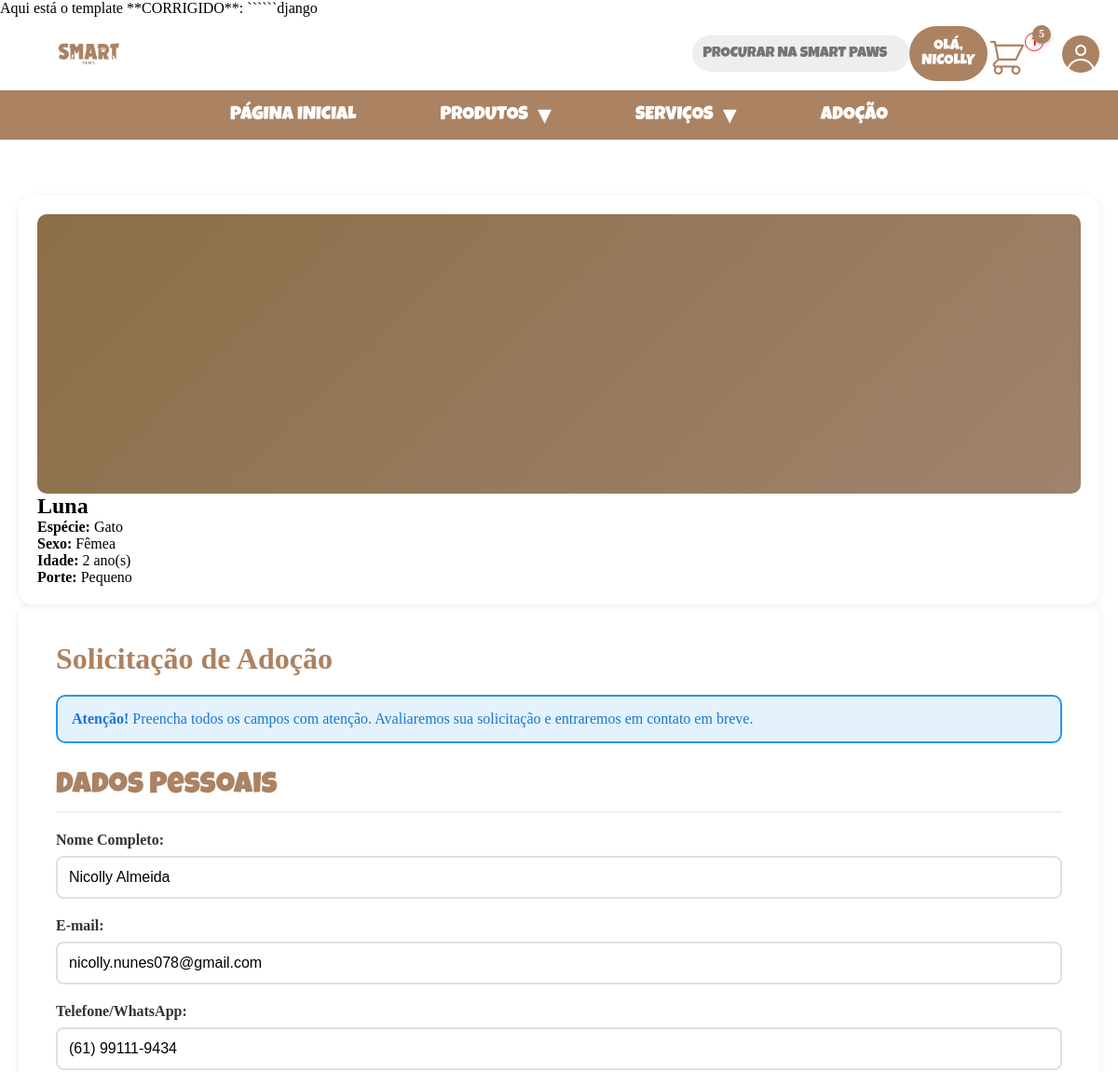
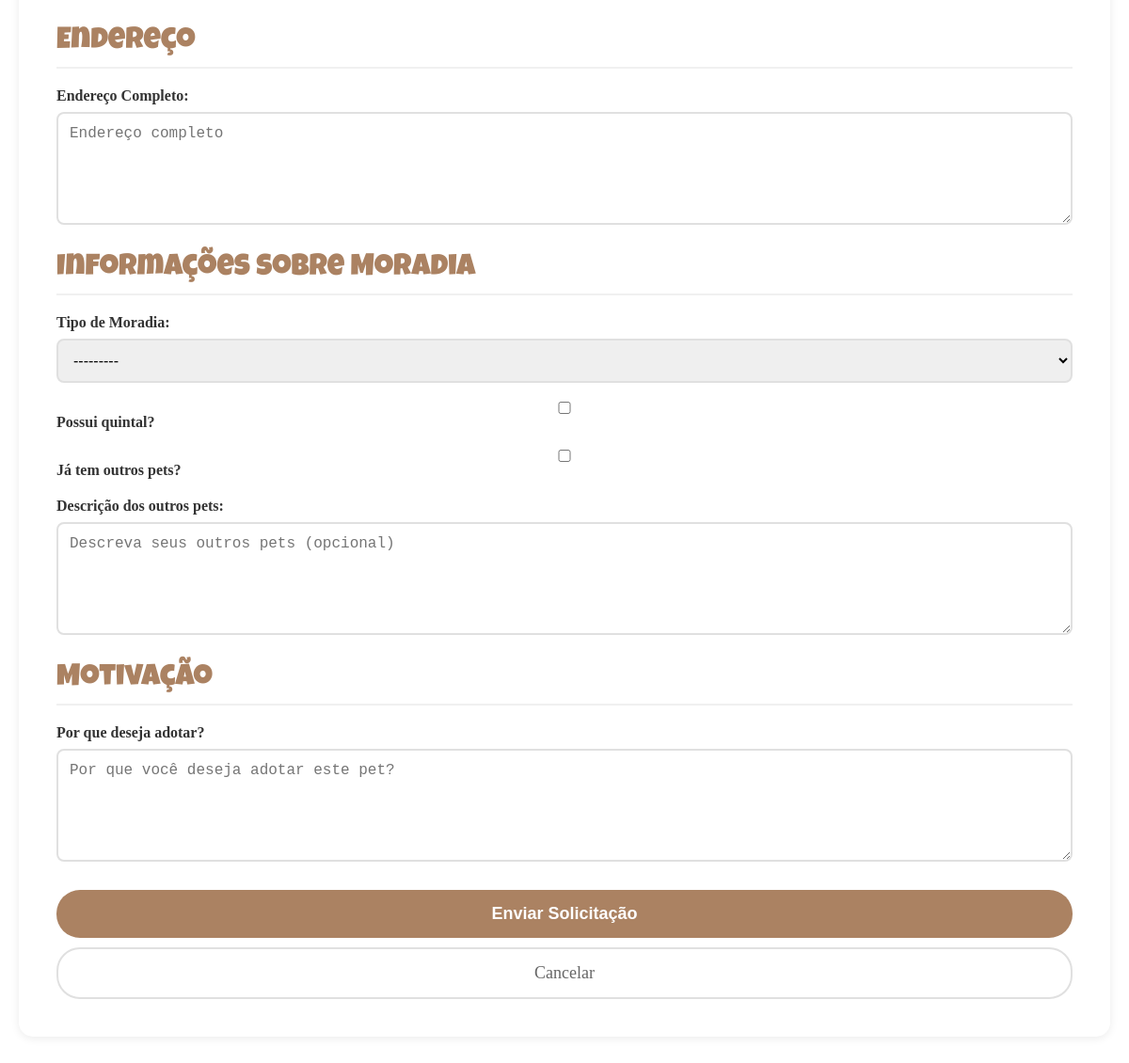
/pets/luna/solicitar/ (signed in), run on the app's committed database (2 pictures, top to bottom).
### usuarios/models.py (models this page shows, shortened)
class Usuario(AbstractUser):
    email = models.EmailField(
        unique=True,
        verbose_name="Email"
    )
    cpf = models.CharField(
        max_length=14,
        unique=True,
        blank=True,
        null=True,
        validators=[validar_cpf],
        verbose_name="CPF"
    )
    telefone_regex = RegexValidator(
        regex=r'^\(\d{2}\)\s\d{4,5}-\d{4}$',
        message="Telefone: (61) 91234-5678"
    )
    telefone = models.CharField(
        max_length=15,
        validators=[telefone_regex],
        blank=True,
        verbose_name="Telefone"
    )
    data_nascimento = models.DateField(
        null=True,
        blank=True,
        verbose_name="Data de Nascimento"
    )
    SEXO_CHOICES = [
        ('M', 'Masculino'),
        ('F', 'Feminino'),
        ('O', 'Outro'),
        ('N', 'Prefiro não informar')
    ]
    sexo = models.CharField(
        max_length=1,
        choices=SEXO_CHOICES,
        blank=True,
        verbose_name="Sexo"
    )
    foto_perfil = models.ImageField(
        upload_to='usuarios/fotos/%Y/%m/',
        blank=True,
        null=True,
        verbose_name="Foto do Perfil"
    )
    is_verified = models.BooleanField(
        default=False,
        verbose_name="Email Verificado"
    )
    aceita_marketing = models.BooleanField(
        default=False,
        verbose_name="Aceita receber emails promocionais"
    )
    verification_token = models.CharField(
        max_length=100,
        blank=True,
        null=True
    )
    reset_password_token = models.CharField(
        max_length=100,
        blank=True,
        null=True
    )
    created_at = models.DateTimeField(auto_now_add=True)
    updated_at = models.DateTimeField(auto_now=True)
    groups = models.ManyToManyField(
        'auth.Group',
        verbose_name='groups',
        blank=True,
        related_name='usuario_set',  # ← ADICIONE
        related_query_name='usuario',
    )
    user_permissions = models.ManyToManyField(
        'auth.Permission',
        verbose_name='user permissions',
        blank=True,
        related_name='usuario_set',  # ← ADICIONE
        related_query_name='usuario',
    )
    USERNAME_FIELD = 'email'
    REQUIRED_FIELDS = ['username']
    class Meta:
        verbose_name = "Usuário"
        verbose_name_plural = "Usuários"
        ordering = ['-created_at']

### pets/models.py (models this page shows, shortened)
class Pet(models.Model):
    ESPECIE_CHOICES = [
        ('cao', 'Cão'),
        ('gato', 'Gato'),
        ('ave', 'Ave'),
        ('roedor', 'Roedor'),
        ('reptil', 'Réptil'),
        ('outro', 'Outro'),
    ]
    PORTE_CHOICES = [
        ('mini', 'Mini'),
        ('pequeno', 'Pequeno'),
        ('medio', 'Médio'),
        ('grande', 'Grande'),
        ('gigante', 'Gigante'),
    ]
    SEXO_CHOICES = [
        ('M', 'Macho'),
        ('F', 'Fêmea'),
    ]
    STATUS_CHOICES = [
        ('disponivel', 'Disponível'),
        ('adotado', 'Adotado'),
        ('processo', 'Em Processo de Adoção'),
    ]
    nome = models.CharField(max_length=100, verbose_name="Nome do Pet")
    slug = models.SlugField(max_length=150, unique=True, blank=True)
    especie = models.CharField(max_length=20, choices=ESPECIE_CHOICES, verbose_name="Espécie")
    raca = models.CharField(max_length=100, blank=True, verbose_name="Raça")
    porte = models.CharField(max_length=20, choices=PORTE_CHOICES, verbose_name="Porte")
    sexo = models.CharField(max_length=1, choices=SEXO_CHOICES, verbose_name="Sexo")
    idade_anos = models.PositiveIntegerField(default=0, verbose_name="Idade (anos)")
    idade_meses = models.PositiveIntegerField(default=0, verbose_name="Idade (meses)")
    cor = models.CharField(max_length=50, blank=True, verbose_name="Cor")
    descricao = models.TextField(verbose_name="Descrição")
    temperamento = models.CharField(max_length=200, blank=True, verbose_name="Temperamento")
    foto_principal = models.ImageField(upload_to='pets/%Y/%m/', verbose_name="Foto Principal")
    castrado = models.BooleanField(default=False, verbose_name="Castrado")
    vacinado = models.BooleanField(default=False, verbose_name="Vacinado")
    vermifugado = models.BooleanField(default=False, verbose_name="Vermifugado")
    necessidades_especiais = models.TextField(blank=True, verbose_name="Necessidades Especiais")
    status = models.CharField(max_length=20, choices=STATUS_CHOICES, default='disponivel', verbose_name="Status")
    created_at = models.DateTimeField(auto_now_add=True)
    updated_at = models.DateTimeField(auto_now=True)
    class Meta:
        verbose_name = "Pet"
        verbose_name_plural = "Pets"
        ordering = ['-created_at']
    @property
    def idade_completa(self):
        if self.idade_anos > 0 and self.idade_meses > 0:
            return f"{self.idade_anos} ano(s) e {self.idade_meses} mês(es)"
        elif self.idade_anos > 0:
            return f"{self.idade_anos} ano(s)"
        else:
            return f"{self.idade_meses} mês(es)"

### pets/views.py (the view)
# urls.py: path('<slug:slug>/solicitar/', views.solicitar_adocao, name='solicitar'),
@login_required
def solicitar_adocao(request, slug):
    pet = get_object_or_404(Pet, slug=slug, status='disponivel')
    solicitacao_existente = SolicitacaoAdocao.objects.filter(
        pet=pet,
        usuario=request.user,
        status='pendente'
    ).exists()
    if solicitacao_existente:
        messages.warning(request, 'Você já possui uma solicitação pendente para este pet.')
        return redirect('pets:detalhe', slug=pet.slug)
    if request.method == 'POST':
        form = SolicitacaoAdocaoForm(request.POST)
        if form.is_valid():
            solicitacao = form.save(commit=False)
            solicitacao.pet = pet
            solicitacao.usuario = request.user
            solicitacao.save()
            messages.success(request, 'Solicitação de adoção enviada com sucesso! Entraremos em contato em breve.')
            return redirect('pets:minhas_solicitacoes')
    else:
        initial_data = {
            'nome_completo': request.user.get_full_name() or f"{request.user.first_name} {request.user.last_name}",
            'email': request.user.email,
            'telefone': getattr(request.user, 'telefone', ''),
        }
        form = SolicitacaoAdocaoForm(initial=initial_data)
    context = {
        'form': form,
        'pet': pet,
    }
    return render(request, 'pets/solicitar_adocao.html', context)

### templates/pets/solicitar_adocao.html (shortened to what this page needs)
{% extends 'base.html' %}
{% load static %}
{% block extra_css %}
<link rel="stylesheet" href="{% static 'CSS/adocao.css' %}">
{% endblock %}
{% block content %}
<div class="solicitar-container">
    <div class="row">
        <div class="col-md-4">
            <div class="pet-sidebar">
                {% if pet.foto_principal %}
                    <img src="{{ pet.foto_principal.url }}" alt="{{ pet.nome }}">
                {% else %}
                    <div style="width: 100%; height: 300px; background: linear-gradient(135deg, #8B6F47 0%, #A0826D 100%); display: flex; align-items: center; justify-content: center; color: white; font-size: 4rem; border-radius: 10px;">
                    </div>
                {% endif %}
                <h2>{{ pet.nome }}</h2>
                <p><strong>Espécie:</strong> {{ pet.get_especie_display }}</p>
                <p><strong>Sexo:</strong> {% if pet.sexo == 'M' %}Macho{% else %}Fêmea{% endif %}</p>
                <p><strong>Idade:</strong> {{ pet.idade_completa }}</p>
                <p><strong>Porte:</strong> {{ pet.get_porte_display }}</p>
            </div>
        </div>
        <div class="col-md-8">
            <div class="form-container">
                <h1 style="color: #ab8262; margin-bottom: 20px;">Solicitação de Adoção</h1>
                <div class="alert-info">
                    <strong> Atenção!</strong> Preencha todos os campos com atenção. Avaliaremos sua solicitação e entraremos em contato em breve.
                </div>
                <form method="post">
                    <div class="form-section">
                        <h3> Dados Pessoais</h3>
                        <div class="row">
                            <div class="col-md-6 form-group">
                                {{ form.nome_completo.label_tag }}
                                {{ form.nome_completo }}
                            </div>
                            <div class="col-md-6 form-group">
                                {{ form.email.label_tag }}
                                {{ form.email }}
                            </div>
                        </div>
                        <div class="row">
                            <div class="col-md-6 form-group">
                                {{ form.telefone.label_tag }}
                                {{ form.telefone }}
                            </div>
                        </div>
                    </div>
                    <div class="form-section">
                        <h3> Endereço</h3>
                        <div class="form-group">
                            {{ form.endereco.label_tag }}
                            {{ form.endereco }}
                        </div>
                    </div>
                    <div class="form-section">
                        <h3> Informações sobre Moradia</h3>
                        <div class="form-group">
                            {{ form.tipo_moradia.label_tag }}
                            {{ form.tipo_moradia }}
                        </div>
                        <div class="form-group">
                            <label>
                                {{ form.tem_quintal }}
                                {{ form.tem_quintal.label }}
                            </label>
                        </div>
                        <div class="form-group">
                            <label>
                                {{ form.tem_outros_pets }}
                                {{ form.tem_outros_pets.label }}
                            </label>
                        </div>
                        <div class="form-group">
                            {{ form.descricao_outros_pets.label_tag }}
                            {{ form.descricao_outros_pets }}
                        </div>
                    </div>
                    <div class="form-section">
                        <h3> Motivação</h3>
                        <div class="form-group">
                            {{ form.motivacao.label_tag }}
                            {{ form.motivacao }}
                        </div>
                    </div>
                    <div class="form-actions">
                        <button type="submit" class="btn-submit">
                             Enviar Solicitação
                        </button>
                        <a href="{% url 'pets:detalhe' pet.slug %}" class="btn-cancel">
                             Cancelar
                        </a>
                    </div>
                </form>
            </div>
        </div>
    </div>
</div>
{% endblock %}

### templates/base.html (shortened to what this page needs)
{% load static %}
<!DOCTYPE html>
<html lang="pt-br">
<head>
    <link rel="stylesheet" href="{% static 'CSS/index.css' %}">
    {% block extra_css %}{% endblock %}
</head>
<body>
     <header>
        <div class="container_topo">
            <a href="{% url 'core:home' %}">
                <img class="logo_cima" src="{% static 'IMG/SP_logo_cima.png' %}" alt="Smart Paws">
            </a>
            <input type="text" id="barra_pesquisa" name="barra_pesquisa" placeholder="PROCURAR NA SMART PAWS">
            {% if user.is_authenticated %}
                <a class="entre_cadastre" href="{% url 'usuarios:logout' %}">OLÁ, {{ user.first_name|upper }}</a>
            {% else %}
                <a class="entre_cadastre" href="{% url 'usuarios:login' %}">ENTRE OU CADASTRE-SE</a>
            {% endif %}
             <div class="carrinho_perfil">
                <a href="{% url 'carrinho:visualizar' %}">
                    <img class="carrinho" src="{% static 'IMG/carrinho.png' %}" alt="Carrinho de compras">
                    {% if carrinho_total_itens > 0 %}
                    <span class="carrinho-count">{{ carrinho_total_itens }}</span>
                    {% endif %}
                </a>
                {% if user.is_authenticated %}
                    <a href="{% url 'usuarios:perfil' %}">
                        <img class="perfil" src="{% static 'IMG/perfil.png' %}" alt="Meu perfil">
                    </a>
                {% else %}
                    <a href="{% url 'usuarios:login' %}">
                        <img class="perfil" src="{% static 'IMG/perfil.png' %}" alt="Acessar perfil">
                    </a>
                {% endif %}
            </div>
        </div>
        <div class="container_paginas">
            <ul class="paginas">
                <li><a href="{% url 'core:home' %}">PÁGINA INICIAL</a></li>
                <li class="has-dropdown">
                    <a href="{% url 'produtos:lista' %}">PRODUTOS</a>
                </li>
                <li class="has-dropdown">
                    <a href="{% url 'servicos:lista'%}">SERVIÇOS</a>
                </li>
                <li><a href="{% url 'pets:adocao' %}">ADOÇÃO</a></li>
            </ul>
        </div>
    </header>
        {% block content %}{% endblock %}
</body>
</html>

### data on the page
Usuario: first_name "NICOLLY", email "nicolly.nunes078@gmail.com", telefone "(61) 99111-9434"
Pet: nome "Luna", especie "Gato", idade_completa "2 ano(s)", porte "Pequeno"

### other printed values
{{ carrinho_total_itens }} "5"
